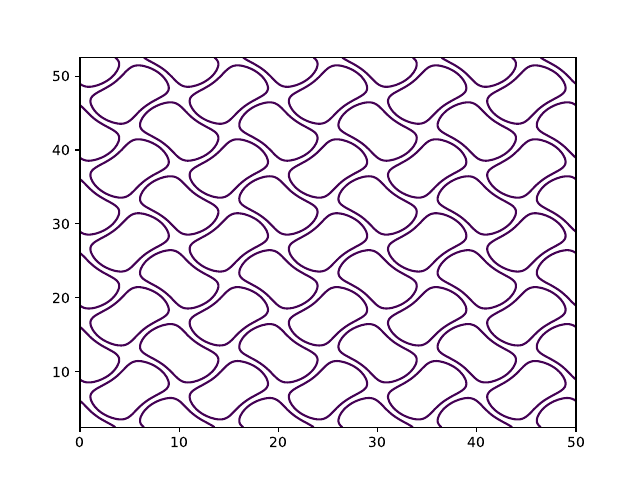

Here is the Python script that generated this plot:
import matplotlib.pyplot as plt

from numpy import pi, cos, sin, linspace, meshgrid


n = 5

start_x = 0
L_x = 50
total_x = start_x+L_x

start_y = 2.5
L_y = 50
total_y = start_y+L_y


t = 0

x = linspace(start_x,total_x,250)
y = linspace(start_y,total_y,250)


def gyroid(x, y, n, L_x,L_y, t):
    tanım1 = (sin(2*pi*n*x/L_x) * cos(2*pi*n*y/L_y) + sin(2*pi*n*y/L_y) + cos(2*pi*n*x/L_x))
    return tanım1*tanım1 - t**2

XX, YY = meshgrid(x, y)
z = gyroid(XX, YY, n, L_x,L_y, t)

thickness = 0.15
contour = plt.contour(XX, YY, z,levels=[thickness])

# plt.colorbar()
plt.savefig('gyroid.pdf')
plt.show()

# dat0= contour.allsegs[0][0]
# plt.plot(dat0[:,0],dat0[:,1])
# plt.show()


# fig = plt.figure()
# ax = plt.axes(projection='3d')
# ax.contour3D(XX, YY, z, 100, cmap='jet')
# ax.set_xlabel('x')
# ax.set_ylabel('y')
# ax.set_zlabel('z')
# plt.savefig("3d.pdf")

top    = []
bottom = []
right  = []
left   = []

for voids in contour.allsegs:
    for index,void in enumerate(voids):
        with open('Voids/void'+str(index)+".asc", 'w') as fh:
            for x, y in void: 
                if x==start_x:
                    bottom.append([x,y])
                elif x==total_x:
                    right.append([x,y])
                elif y==start_y:
                    left.append([x,y])
                elif y==total_y:
                    top.append([x,y])
                fh.write('{} {}\n'.format(x, y))
                
        X, Y = void[:,0], void[:,1]
        plt.plot(X, Y)
plt.show()

# plt.plot(void[:,0], void[:,1])
# plt.show()

# def write_edge(liste, filename):
#     # Sort the coordinates first
#     if liste[0][0]==liste[1][0]:
#         liste = sorted(liste, key=lambda x: x[1])
#     else:
#         liste = sorted(liste, key=lambda x: x[0])
#     #Then write them into a file to be able to read from FreeCAD
#     with open('Edges/'+filename+".asc", 'w') as edge:
#         for x, y in liste: 
#             edge.write('{} {}\n'.format(x, y))
         


# write_edge(top, "top")
# write_edge(bottom, "bottom")
# write_edge(right, "right")
# write_edge(left, "left")











